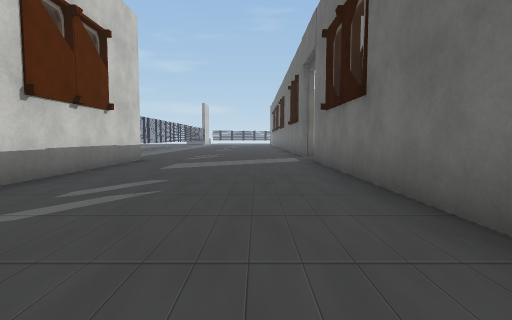
View 1 (above)

21 first-person views from a walk through a 3-D level made in the Unity game engine. The camera is 1.2 m above the floor, tilts 4° down and sees 80° across. Doors are open. The floor is counted in squares, 2 m on a side. Each view is taken from the middle of a square. On the plan, view 1 faces up. The plan holds only what a view shows up to about 9 squares ahead; the rest is blank. The place goes on beyond the plan. Some surface patterns are stand-ins.

View 2
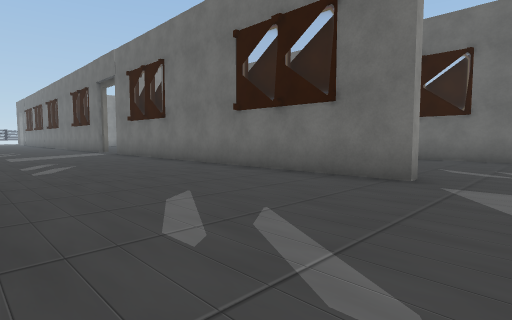

View 3
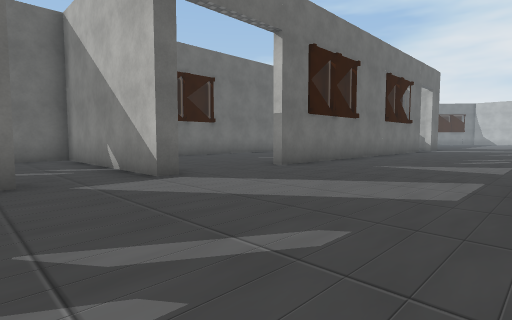

View 4
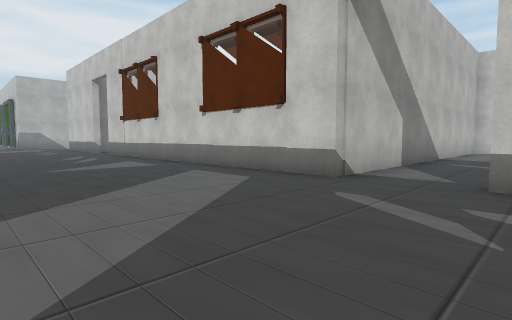

View 5
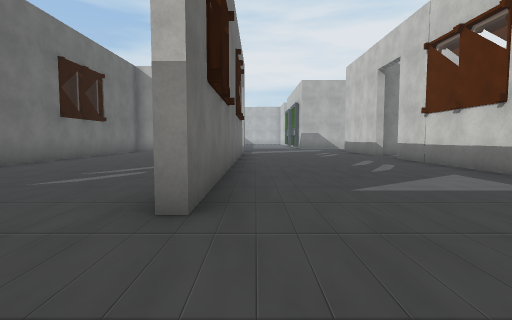

View 6
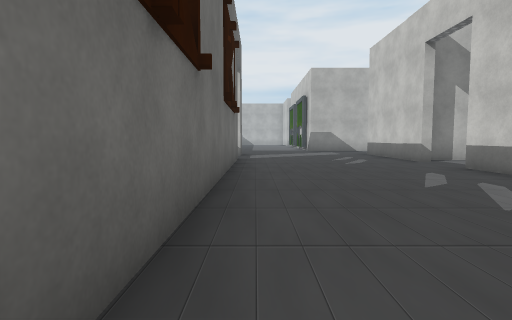

View 7
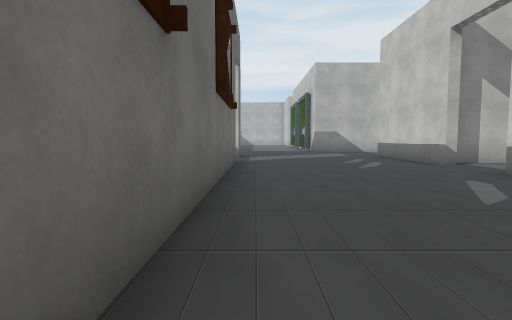

View 8
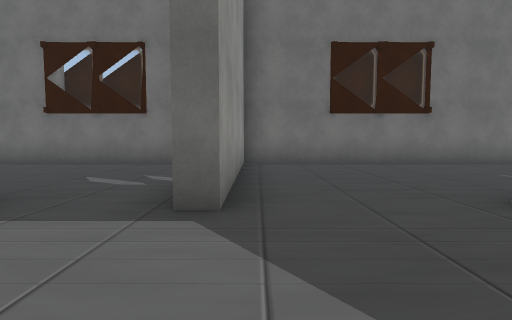

View 9
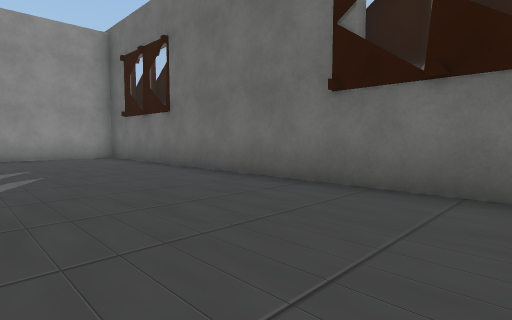

View 10
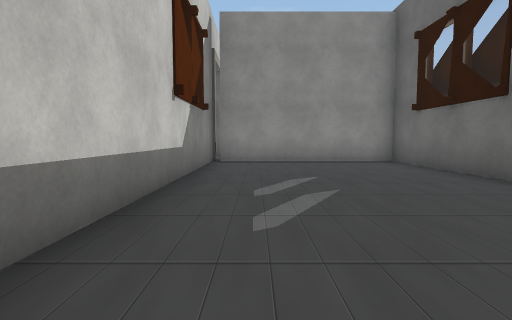

View 11
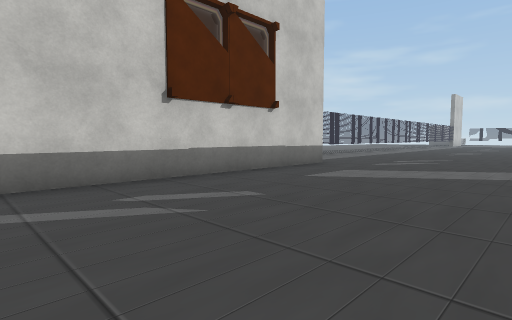

View 12
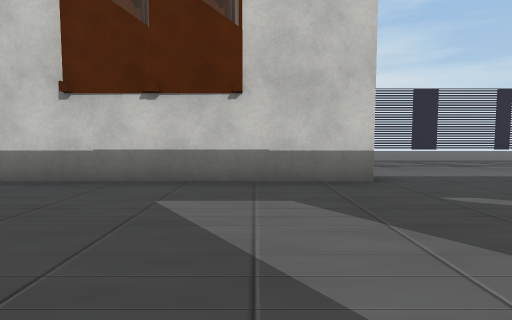

View 13
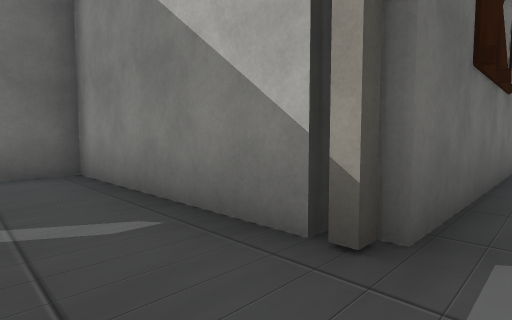

View 14
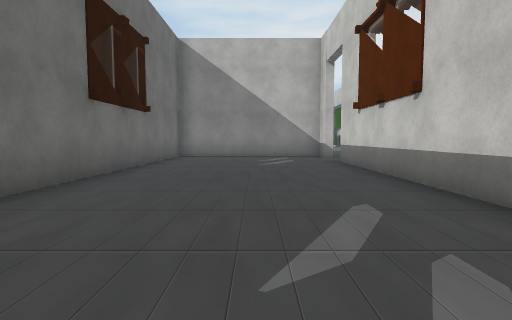

View 15
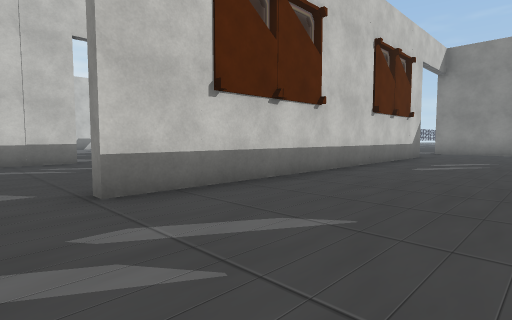

View 16
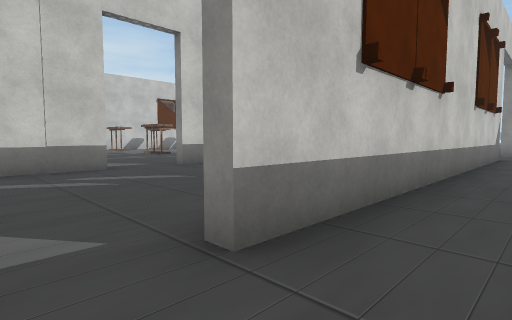

View 17
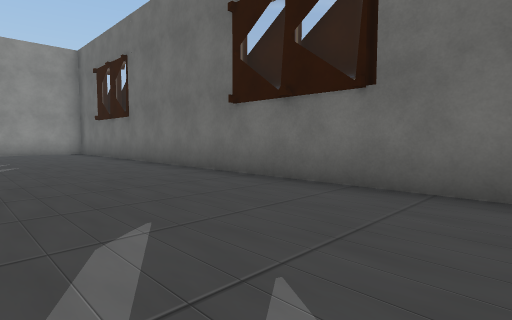

View 18
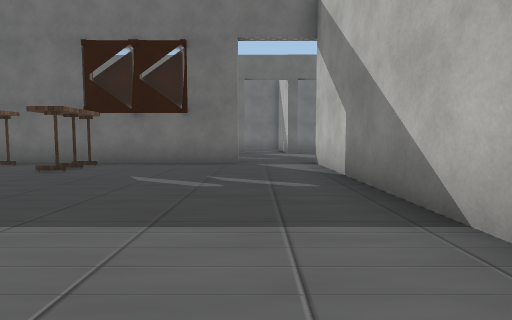

View 19
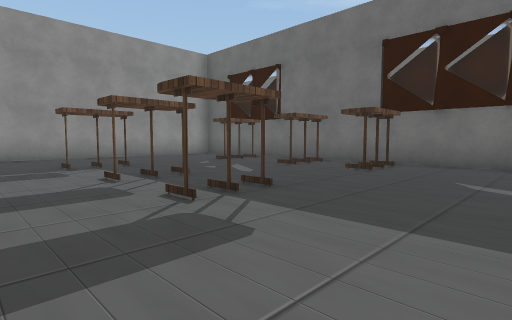

View 20
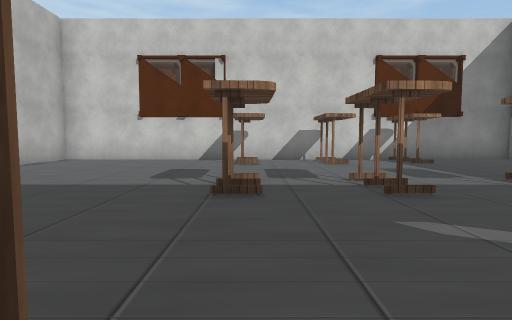

View 21
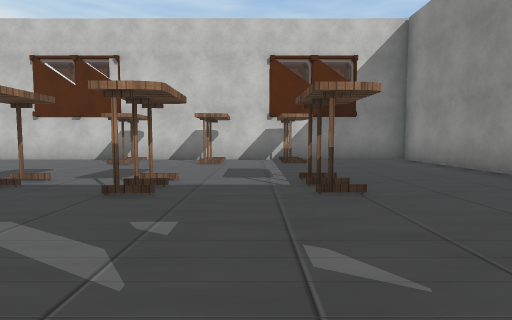

### Floor plan
Ten units are one square. View 1 is at (0, 0); x grows to the right and y downward. Boxes are objects, and circles mark ways between rooms. Rooms are numbered by the first view taken in them; rooms with no view inside come last. Other rooms are left out.
<svg viewBox="-143 -110 214 296">
<path fill="none" stroke="#000" d="M-33 45 -33 142 -36 142M15 26 15 -85M25 47 15 47 15 43M-35 -4 -35 -14M-33 158 -33 181M-33 -88 -33 -22M15 169 15 72M-49 -105 -49 -92M15 43 66 43 66 -81 20 -81M18 -85 18 -12M18 74 18 170M66 181 66 46M62 47 25 47M-85 -83 -138 -83 -138 45 -120 45M-35 -14 -35 -34M-94 45 -33 45M-35 26 -35 -4"/>
<rect x="-45" y="-15" width="10" height="10" fill="#bbb"><title>other object</title></rect>
<rect x="-135" y="-15" width="10" height="10" fill="#bbb"><title>other object</title></rect>
<rect x="-135" y="-35" width="20" height="10" fill="#bbb"><title>other object</title></rect>
<rect x="-125" y="-55" width="10" height="10" fill="#bbb"><title>other object</title></rect>
<rect x="-95" y="-15" width="10" height="10" fill="#bbb"><title>other object</title></rect>
<rect x="-95" y="-55" width="10" height="10" fill="#bbb"><title>other object</title></rect>
<rect x="-85" y="-35" width="10" height="10" fill="#bbb"><title>other object</title></rect>
<rect x="-55" y="-25" width="10" height="10" fill="#bbb"><title>other object</title></rect>
<rect x="-55" y="-55" width="10" height="10" fill="#bbb"><title>other object</title></rect>
<circle cx="15" cy="35" r="3" fill="#2a7"/>
<circle cx="10" cy="175" r="3" fill="#2a7"/>
<circle cx="13" cy="63" r="3" fill="#2a7"/>
<circle cx="15" cy="50" r="3" fill="#2a7"/>
<circle cx="-40" cy="35" r="3" fill="#2a7"/>
<text x="-10" y="40">1</text>
<text x="40" y="-20">2</text>
<text x="40" y="120">3</text>
<text x="-90" y="-30">4</text>
</svg>
Room 1 opens to room 2. Room 1 opens to room 3. Room 1 opens to room 4.

Where each view was taken, in squares from view 1:
view 1: 0 up, 0 right, facing up
view 2: 4 down, 3 left, facing up-right
view 3: 2 down, 3 left, facing down-right
view 4: 2 down, 1 right, facing down-left
view 5: 5 down, 1 right, facing down
view 6: 8 down, 1 right, facing down
view 7: 9 down, 1 right, facing down
view 8: 5 down, 1 left, facing right
view 9: 2 down, 3 right, facing up-right
view 10: 0 up, 3 right, facing up
view 11: 2 up, 1 right, facing up-left
view 12: 7 up, 1 right, facing left
view 13: 10 up, 1 right, facing down-right
view 14: 9 down, 4 right, facing down
view 15: 18 down, 5 right, facing up-left
view 16: 18 down, 3 right, facing up-left
view 17: 18 down, 3 right, facing up-right
view 18: 3 down, 11 left, facing right
view 19: 2 down, 11 left, facing up-right
view 20: 1 up, 5 left, facing left
view 21: 4 up, 5 left, facing left
